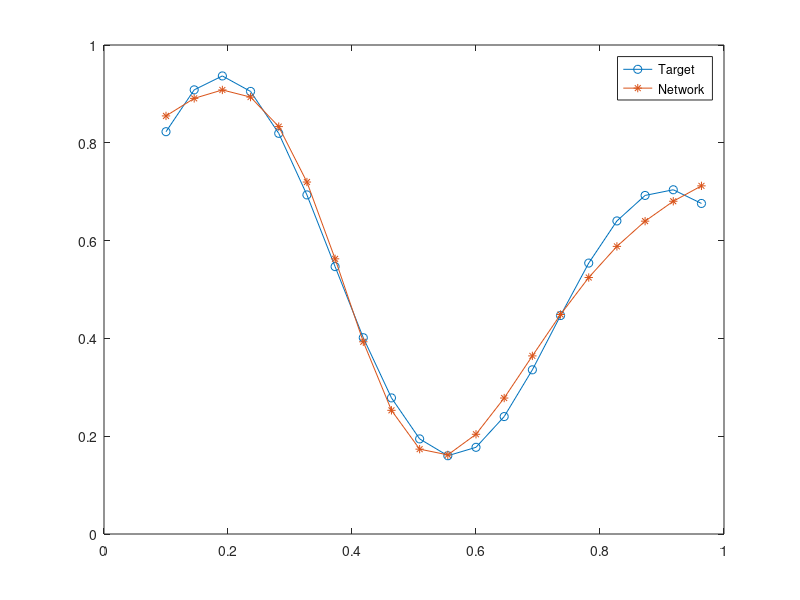

Here is the MATLAB script that generated this plot:
clear; clc; close all;
x = 0.1:1/22:1;
target = (1 + 0.6*sin(2*pi*x/0.7) + 0.3*sin(2*pi*x)) / 2;
epoch = 10000;
eta = 0.1;

% Первый слой.
w11_1 = rand(1);
b1_1 = 0;
w21_1 = rand(1);
w31_1 = rand(1);
w41_1 = rand(1);
b2_1 = 0;
b3_1 = 0;
b4_1 = 0;
% Второй слой.
w11_2 = rand(1);
w21_2 = rand(1);
w31_2 = rand(1);
w41_2 = rand(1);
b1_2 = 0;
for j = 1:epoch
    for i = 1:length(x)
        % Прямой проход.
        v1_1 = x(i)*w11_1 + b1_1;
        y1_1 = tanh(v1_1);
        v2_1 = x(i)*w21_1 + b2_1;
        v3_1 = x(i)*w31_1 + b3_1;
        v4_1 = x(i)*w41_1 + b4_1;
        y2_1 = tanh(v2_1);
        y3_1 = tanh(v3_1);
        y4_1 = tanh(v4_1);
        v1_2 = y1_1*w11_2 + y2_1*w21_2 + y3_1*w31_2 + y4_1*w41_2 + b1_2;
        y1_2 = v1_2;
        % Ошибка.
        e = target(i) - y1_2;

        % Delta считаем до обновления весов.
        delta1_2 = e;
        delta1_1 = (1 - y1_1^2)*delta1_2*w11_2;
        delta2_1 = (1 - y2_1^2)*delta1_2*w21_2;
        delta3_1 = (1 - y3_1^2)*delta1_2*w31_2;
        delta4_1 = (1 - y4_1^2)*delta1_2*w41_2;

        % Обновление выходного слоя.
        w11_2 = w11_2 + eta*delta1_2*y1_1;
        w21_2 = w21_2 + eta*delta1_2*y2_1;
        w31_2 = w31_2 + eta*delta1_2*y3_1;
        w41_2 = w41_2 + eta*delta1_2*y4_1;
        b1_2 = b1_2 + eta*delta1_2;

        % Обновление скрытого слоя.
        w11_1 = w11_1 + eta*delta1_1*x(i);
        b1_1 = b1_1 + eta*delta1_1;
        w21_1 = w21_1 + eta*delta2_1*x(i);
        w31_1 = w31_1 + eta*delta3_1*x(i);
        w41_1 = w41_1 + eta*delta4_1*x(i);
        b2_1 = b2_1 + eta*delta2_1;
        b3_1 = b3_1 + eta*delta3_1;
        b4_1 = b4_1 + eta*delta4_1;
    end

end

% Проверка после обучения.
x_naujas = 0.1:1/22:1;
target_naujas = (1 + 0.6*sin(2*pi*x_naujas/0.7) ...
    + 0.3*sin(2*pi*x_naujas)) / 2;
Y = zeros(size(x_naujas));
for i = 1:length(x_naujas)
    v1_1 = x_naujas(i)*w11_1 + b1_1;
    y1_1 = tanh(v1_1);
    v2_1 = x_naujas(i)*w21_1 + b2_1;
    v3_1 = x_naujas(i)*w31_1 + b3_1;
    v4_1 = x_naujas(i)*w41_1 + b4_1;
    y2_1 = tanh(v2_1);
    y3_1 = tanh(v3_1);
    y4_1 = tanh(v4_1);
    v1_2 = y1_1*w11_2 + y2_1*w21_2 + y3_1*w31_2 + y4_1*w41_2 + b1_2;
    y1_2 = v1_2;
    Y(i) = y1_2;
end
plot(x_naujas, target_naujas, '-o')
hold on
plot(x_naujas, Y, '-*')
legend('Target', 'Network')
